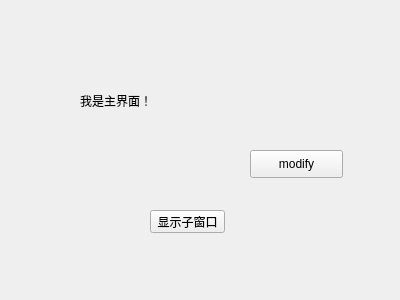
<?xml version="1.0" encoding="UTF-8"?>
<ui version="4.0">
 <class>MyWidget</class>
 <widget class="QWidget" name="MyWidget">
  <property name="geometry">
   <rect>
    <x>0</x>
    <y>0</y>
    <width>400</width>
    <height>300</height>
   </rect>
  </property>
  <property name="windowTitle">
   <string>MyWidget</string>
  </property>
  <widget class="QPushButton" name="showChildButton">
   <property name="geometry">
    <rect>
     <x>150</x>
     <y>210</y>
     <width>75</width>
     <height>23</height>
    </rect>
   </property>
   <property name="text">
    <string>显示子窗口</string>
   </property>
  </widget>
  <widget class="QLabel" name="myLabel">
   <property name="geometry">
    <rect>
     <x>80</x>
     <y>80</y>
     <width>141</width>
     <height>41</height>
    </rect>
   </property>
   <property name="text">
    <string>我是主界面！</string>
   </property>
  </widget>
  <widget class="QPushButton" name="btModify">
   <property name="geometry">
    <rect>
     <x>250</x>
     <y>150</y>
     <width>93</width>
     <height>28</height>
    </rect>
   </property>
   <property name="text">
    <string>modify</string>
   </property>
  </widget>
 </widget>
 <layoutdefault spacing="6" margin="11"/>
 <resources/>
 <connections/>
</ui>
